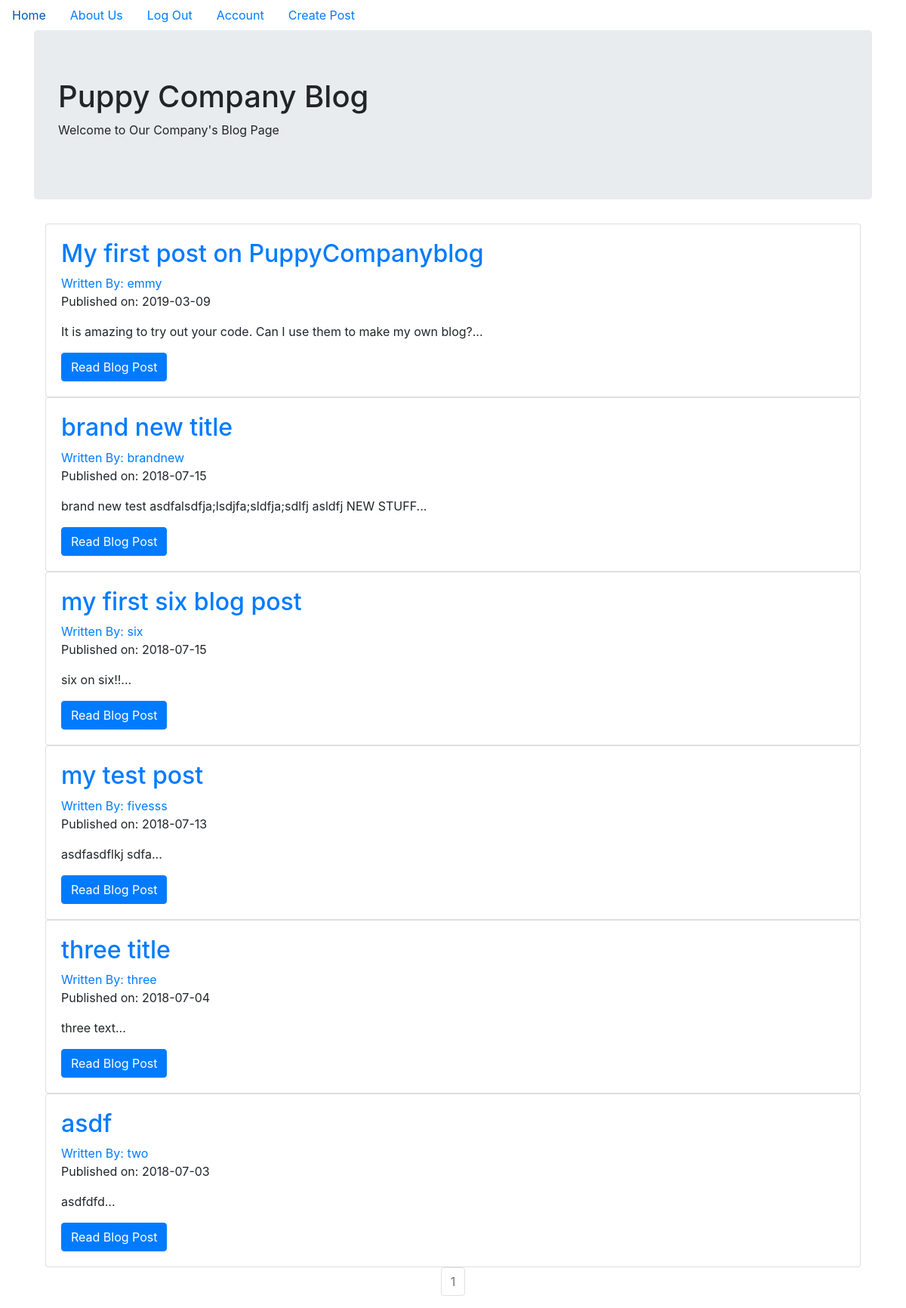
/ (signed in), run on the app's committed database.
### puppycompanyblog/models.py (models this page shows, shortened)
class BlogPost(db.Model):
    users = db.relationship(User)
    id = db.Column(db.Integer, primary_key=True)
    user_id = db.Column(db.Integer, db.ForeignKey('users.id'), nullable=False)
    date = db.Column(db.DateTime, nullable=False, default=datetime.utcnow)
    title = db.Column(db.String(140), nullable=False)
    text = db.Column(db.Text, nullable=False)

class User(db.Model, UserMixin):
    __tablename__ = 'users'
    id = db.Column(db.Integer, primary_key = True)
    profile_image = db.Column(db.String(20), nullable=False, default='default_profile.png')
    email = db.Column(db.String(64), unique=True, index=True)
    username = db.Column(db.String(64), unique=True, index=True)
    password_hash = db.Column(db.String(128))
    posts = db.relationship('BlogPost', backref='author', lazy=True)

### puppycompanyblog/core/views.py (the view)
@core.route('/')
def index():
    page = request.args.get('page', 1, type=int)
    blog_posts = BlogPost.query.order_by(BlogPost.date.desc()).paginate(page=page, per_page=10)
    return render_template('index.html',blog_posts=blog_posts)

### puppycompanyblog/models.py (called while the page is built)
@login_manager.user_loader
def load_user(user_id):
    return User.query.get(user_id)

### puppycompanyblog/templates/index.html (shortened to what this page needs)
{% extends "base.html" %}
{% block content %}
  <div class="jumbotron">
    <h1>Puppy Company Blog</h1>
    <p>Welcome to Our Company's Blog Page</p>
  </div>
  <div class="container">
    {% for post in blog_posts.items %}
    <div class="card" >
      <div class="card-body">
        <h2><a class="card-title" href="  {{ url_for('blog_posts.blog_post', blog_post_id=post.id) }}">{{ post.title }}</a></h2>
        <a href="{{ url_for('users.user_posts', username=post.author.username) }}">Written By: {{ post.author.username }}</a>
        <p>Published on: {{ post.date.strftime('%Y-%m-%d') }}</p>
        <p class="card-text">{{ post.text[:100] }}...</p>
        <a href="{{ url_for('blog_posts.blog_post', blog_post_id=post.id) }}" class="btn btn-primary">Read Blog Post</a>
      </div>
    </div>
   {% endfor %}
   <nav aria-label="Page navigation example">
     <ul class="pagination justify-content-center">
       {% for page_num in blog_posts.iter_pages(left_edge=1, right_edge=1, left_current=1, right_current=2) %}
          {% if blog_posts.page == page_num %}
          <li class="page-item disabled">
            <a class="page-link" href="{{ url_for('core.index', page=page_num) }}">{{ page_num }}</a></li>
          {% else %}
            <li class="page-item"><a class="page-link" href="{{ url_for('core.index', page=page_num) }}">{{ page_num }}</a></li>
          {% endif %}
      {% endfor %}
    </nav>
{% endblock %}

### data on the page
BlogPost: title "My first post on PuppyCompanyblog", author.username "emmy", date "2019-03-09", text "It is amazing to try out your code. Can I use them to make my own blog?"
BlogPost: title "brand new title", author.username "brandnew", date "2018-07-15", text "brand new test asdfalsdfja;lsdjfa;sldfja;sdlfj asldfj NEW STUFF"
BlogPost: title "my first six blog post", author.username "six", date "2018-07-15", text "six on six!!"
BlogPost: title "my test post", author.username "fivesss", date "2018-07-13", text "asdfasdflkj sdfa"
BlogPost: title "three title", author.username "three", date "2018-07-04", text "three text"
BlogPost: title "asdf", author.username "two", date "2018-07-03", text "asdfdfd"

### other printed values
{{ page_num }} "1"
